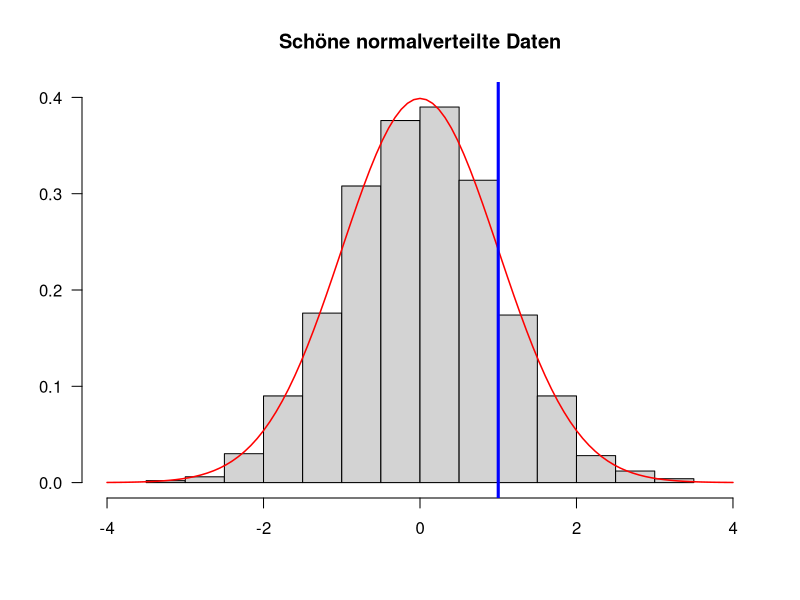

This figure's R source:
## ---- chunk 1

## Füge mehrere Zahlen zu einem Vektor zusammen:
c(0.5, 1, 1.5) # Kommazahlen mit DezimalPUNKT schreiben

## ---- chunk 2
c(1)
## ---- chunk 3
c(0.5, 1, 1.5, c(1, 2, 3))
## ---- chunk 4

## Berechne einen Mittelwert
mean(c(0.5, 1, 1.5))

## Berechne eine Standardabweichung
sd(c(0.5, 1, 1.5))

## Berechne eine Varianz:
var(c(0.5, 1, 1.5))

## Und jetzt noch einmal die Standardabweichung:
sqrt(var(c(0.5, 1, 1.5))) # was ist `sqrt`?

## Minimum:
min(c(0.5, 1, 1.5))

## Maximum:
max(c(0.5, 1, 1.5))
## ---- chunk 5
1:20
## ---- chunk 6
sum(1:1000)
## ---- chunk 7
5:-5
## ---- chunk 8
1:10 * 2
## ---- chunk 9
(1:10 * 2) - 1
## ---- chunk 10
2:4 * 4:6 # entspricht c(2*4, 3*5, 4*6)
## ---- chunk 11
## Speichert einen Vektor in einer Variablen:
meinVektor <- c(1, 2, 6, 7, 10)
## ---- chunk 12
meinVektor
## ---- chunk 13
meinVektor * 2
## ---- chunk 14
xx <- mean(meinVektor)

## "Zentrierter" numerischer Vektor:
meinVektor - xx

## ---- chunk 15
foo = 1:2
foo
## ---- chunk 16
bar <- c(3, 2, 6, 3, 9, 5, 7, -3)
sort(bar)
## ---- chunk 17
bar
## ---- chunk 18
bar <- c(3, 2, 6, 3, 9, 5, 7, -3)
bar <- sort(bar)
## ---- chunk 19
mode(1:10)
## ---- chunk 20
"Hallo Welt!" # doppelte Anführungszeichen
## ---- chunk 21
items <- paste0("item_", 1:10)
## ---- chunk 22
length(items)
items
## ---- chunk 23
paste0("item", "_", 1)
## ---- chunk 24
wahr   <- TRUE
falsch <- FALSE
## ---- chunk 25

## Logisches UND
TRUE & TRUE

TRUE & FALSE

FALSE & FALSE

## Logisches ODER
TRUE | TRUE

TRUE | FALSE

FALSE | FALSE

## Logisches NICHT
!TRUE

!FALSE

## ---- chunk 26
c(TRUE, FALSE, FALSE) & c(TRUE, TRUE, FALSE)

c(TRUE, FALSE, FALSE) | c(TRUE, TRUE, FALSE)
## ---- chunk 27
!c(TRUE, FALSE)
## ---- chunk 28

laune <- c(1, 2, 3, 1, 2, 1)

laune_faktor <- factor(
  laune, 
  1:3,
  c(":(", ":)", ":D")
)

laune_faktor
## ---- chunk 29
mean(laune)
## ---- chunk 30
mean(laune_faktor)
## ---- chunk 31
messy_data <- c(1, 3, 2, 9, 3, NA, 6, NA, 5)
## ---- chunk 32
mean(messy_data) # geht nicht wegen des fehlenden Werts
## ---- chunk 33
mean(messy_data, na.rm = TRUE)
## ---- chunk 34

vergleichswert <- 3
daten <- 1:5
daten > vergleichswert
daten < vergleichswert
daten >= vergleichswert
daten <= vergleichswert
daten == vergleichswert
daten != vergleichswert

## ---- chunk 35
daten = vergleichswert
## ---- chunk 36
daten
## ---- chunk 37
text1 <- "Hallo Welt"
text1 == "Hallo Welt"
text1 == "Hallo Welt!"
## ---- chunk 38
geschlecht <- c(1, 2, 1, 1, 2, 1, 3)
geschlecht <- factor(
  geschlecht, 
  1:3,
  c("weiblich", "maennlich", "divers")
)
geschlecht == "maennlich"
## ---- chunk 39

score_test1 <- c(23, 19, 44, 18, 25, 22)
score_test2 <- c(26, 23, 29, 18, 32, 19)

score_test1 > score_test2

score_test1 == score_test2

## ---- chunk 40
(score_test1 > score_test2) | (score_test1 > 23)
## ---- chunk 41
# Erstelle 1,000 Zufallsdaten:
zufallsdaten <- rnorm(1000)
## ---- chunk 42

length(zufallsdaten)

## ---- chunk 43

head(zufallsdaten)

## ---- chunk 44
# Male Histogram
hist(
  zufallsdaten, 
  freq = FALSE,
  main = "Schöne normalverteilte Daten",
  xlab = "", 
  ylab = "", 
  las = 1,
  xlim = c(-4, 4), 
  ylim = c(0, 0.4),
)
# Lege eine Normalverteilungskurve über die Daten
curve(dnorm, col = "red", add = TRUE, lwd = 1.5)
# Zeichne eine blue Linie beim x-Wert `1` ein:
abline(v = 1, lwd = 3, col = "blue")
## ---- chunk 45
sum(zufallsdaten > 1)
## ---- chunk 46
mean(zufallsdaten > 1)
## ---- chunk 47
beispiel_01 <- c(1, 0, 1, 1)
mean(beispiel_01)
## ---- chunk 48
mean(zufallsdaten > 1) * 100
## ---- chunk 49
1 - pnorm(1)
## ---- chunk 50
# 100,000 Zufallsdaten sind für R kein Problem
zufallsdaten <- rnorm(100000) 
mean(zufallsdaten > 1)
## ---- chunk 51
2 %in% 1:3
## ---- chunk 52
4 %in% 1:3
## ---- chunk 53
zu_testen <- 2
zu_testen == 1 | zu_testen == 2 | zu_testen == 3

zu_testen <- 4
zu_testen == 1 | zu_testen == 2 | zu_testen == 3
## ---- chunk 54
c(2, 3) %in% 3:5
## ---- chunk 55

daten <- c(2, 4, 1)

## ---- chunk 56

daten[1]
xx <- daten[3] # ein-elementiger Vektor
xx
## ---- chunk 57

daten[-1]

## ---- chunk 58
daten[c(1, 2)]
daten[-c(2, 3)]
## ---- chunk 59

meinVektor <- c(1, 2, 3, 7, 8, 9)

auswahl <- meinVektor > 5
auswahl

## ---- chunk 60

meinVektor[auswahl]

## ---- chunk 61

meinVektor <- 1:20

auswahl <- (meinVektor < 5) | (meinVektor > 17)
auswahl

meinVektor[auswahl]

## ---- chunk 62

## Wähle alle Daten aus, die größer sind als 2 (das sollten im Schnitt
## etwa 2.5% der Daten sein)
daten <- rnorm(300)
daten[daten > 2]

## ---- chunk 63

daten <- 1:5
daten[c(2, 5)] <- 0
daten

## ---- chunk 64

daten <- 1:5
daten[c(TRUE, FALSE, TRUE, FALSE, FALSE)] <- 0
daten

## ---- chunk 65

daten <- c(1, -99, 5, -99, 2, -99, 4, 1:3)
daten

missing_values <- daten == -99
missing_values
## ---- chunk 66
daten[missing_values] <- NA
daten
## ---- chunk 67
TRUE | TRUE & FALSE
## ---- chunk 68
(TRUE | TRUE) & FALSE
## ---- chunk 69
c(FALSE, TRUE) | c(FALSE, FALSE) & c(TRUE, FALSE)
## ---- chunk 70
(c(FALSE, TRUE) | c(FALSE, FALSE)) & c(TRUE, FALSE)
## ---- chunk 71
1:10[-8]
## ---- chunk 72
10[-8]
## ---- chunk 73
(1:10)[-8]
## ---- chunk 74

paste0("item_", 1:10)[-c(1, 3, 9)]
